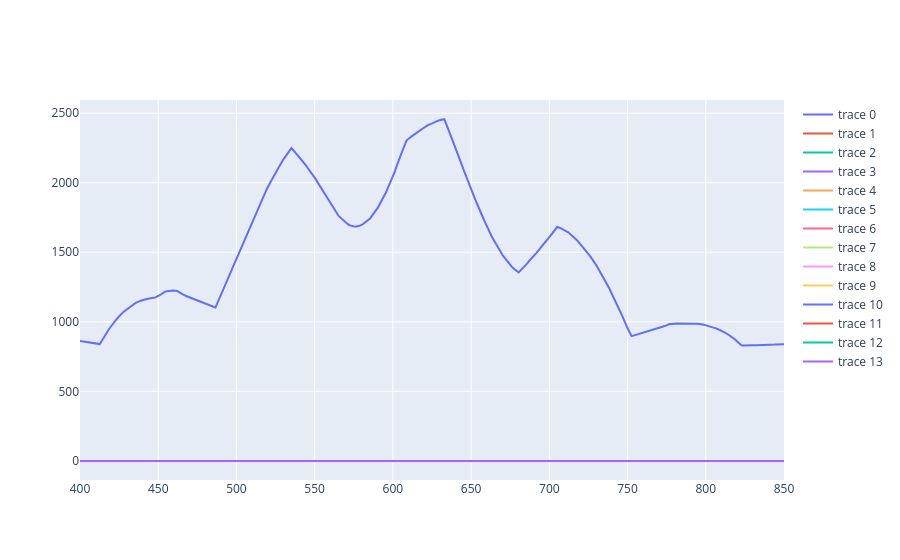

The notebook cell saved with this chart:
### Code cell
# Assign plots to variables
plot_source = plt.plot(wavelengths, int_source)
plot1 = plt.plot(wavelengths1,(spectrum1-background1)/int_source)
plot2 = plt.plot(wavelengths2,(spectrum2-background2)/int_source)
plot3 = plt.plot(wavelengths3,(spectrum3-background3)/int_source)
plot4 = plt.plot(wavelengths4,(spectrum4-background4)/int_source)
plot5 = plt.plot(wavelengths5,(spectrum5-background5)/int_source)
plot6 = plt.plot(wavelengths6,(spectrum6-background6)/int_source)
plot7 = plt.plot(wavelengths7,(spectrum7-background7)/int_source)
plot8 = plt.plot(wavelengths8,(spectrum8-background8)/int_source)
plot9 = plt.plot(wavelengths9,(spectrum9-background9)/int_source)
plot10 = plt.plot(wavelengths10,(spectrum10-background10)/int_source)
plot11 = plt.plot(wavelengths11,(spectrum11-background11)/int_source)
plot12 = plt.plot(wavelengths12,(spectrum12-background12)/int_source)
plot13 = plt.plot(wavelengths13,(spectrum13-background13)/int_source)
# Convert each matplotlib plot to plotly trace
x_data = wavelengths
y_data = int_source
trace_source = go.Scatter(x=x_data, y=y_data)

x_data1 = wavelengths1
y_data1 = (spectrum1 - background1) / int_source
trace1 = go.Scatter(x=x_data1, y=y_data1)

x_data2 = wavelengths2
y_data2 = (spectrum2 - background2) / int_source
trace2 = go.Scatter(x=x_data2, y=y_data2)

x_data3 = wavelengths3
y_data3 = (spectrum3 - background3) / int_source
trace3 = go.Scatter(x=x_data3, y=y_data3)

x_data4 = wavelengths4
y_data4 = (spectrum4 - background4) / int_source
trace4 = go.Scatter(x=x_data4, y=y_data4)

x_data5 = wavelengths5
y_data5 = (spectrum5 - background5) / int_source
trace5 = go.Scatter(x=x_data5, y=y_data5)

x_data6 = wavelengths6
y_data6 = (spectrum6 - background6) / int_source
trace6 = go.Scatter(x=x_data6, y=y_data6)

x_data7 = wavelengths7
y_data7 = (spectrum7 - background7) / int_source
trace7 = go.Scatter(x=x_data7, y=y_data7)

x_data8 = wavelengths8
y_data8 = (spectrum8 - background8) / int_source
trace8 = go.Scatter(x=x_data8, y=y_data8)

x_data9 = wavelengths9
y_data9 = (spectrum9 - background9) / int_source
trace9 = go.Scatter(x=x_data9, y=y_data9)

x_data10 = wavelengths10
y_data10 = (spectrum10 - background10) / int_source
trace10 = go.Scatter(x=x_data10, y=y_data10)

x_data11 = wavelengths11
y_data11 = (spectrum11 - background11) / int_source
trace11 = go.Scatter(x=x_data11, y=y_data11)

x_data12 = wavelengths12
y_data12 = (spectrum12 - background12) / int_source
trace12 = go.Scatter(x=x_data12, y=y_data12)

x_data13 = wavelengths13
y_data13 = (spectrum13 - background13) / int_source
trace13 = go.Scatter(x=x_data13, y=y_data13)

# Create a new empty figure
fig = go.Figure()

# Add each converted plotly trace to the figure (overlay them)
fig.add_trace(trace_source)
fig.add_trace(trace1)
fig.add_trace(trace2)
fig.add_trace(trace3)
fig.add_trace(trace4)
fig.add_trace(trace5)
fig.add_trace(trace6)
fig.add_trace(trace7)
fig.add_trace(trace8)
fig.add_trace(trace9)
fig.add_trace(trace10)
fig.add_trace(trace11)
fig.add_trace(trace12)
fig.add_trace(trace13)
# Show the figure
fig.show()

### Figure 1 — Plotly figure (JSON) as saved in the notebook; plotly's stock layout.template omitted (floating-point values rounded to 4 significant figures; data arrays with more than 128 entries replaced by an {"elided": "..."} marker saying what was removed)
{"data": [{"type": "scatter", "x": {"elided": "3520 float values"}, "y": {"elided": "3520 float values"}}, {"type": "scatter", "x": {"elided": "3520 float values"}, "y": {"elided": "3520 float values"}}, {"type": "scatter", "x": {"elided": "3520 float values"}, "y": {"elided": "3520 float values"}}, {"type": "scatter", "x": {"elided": "3520 float values"}, "y": {"elided": "3520 float values"}}, {"type": "scatter", "x": {"elided": "3520 float values"}, "y": {"elided": "3520 float values"}}, {"type": "scatter", "x": {"elided": "3520 float values"}, "y": {"elided": "3520 float values"}}, {"type": "scatter", "x": {"elided": "3520 float values"}, "y": {"elided": "3520 float values"}}, {"type": "scatter", "x": {"elided": "3520 float values"}, "y": {"elided": "3520 float values"}}, {"type": "scatter", "x": {"elided": "3520 float values"}, "y": {"elided": "3520 float values"}}, {"type": "scatter", "x": {"elided": "3520 float values"}, "y": {"elided": "3520 float values"}}, {"type": "scatter", "x": {"elided": "3520 float values"}, "y": {"elided": "3520 float values"}}, {"type": "scatter", "x": {"elided": "3520 float values"}, "y": {"elided": "3520 float values"}}, {"type": "scatter", "x": {"elided": "3520 float values"}, "y": {"elided": "3520 float values"}}, {"type": "scatter", "x": {"elided": "3520 float values"}, "y": {"elided": "3520 float values"}}], "layout": {}}
